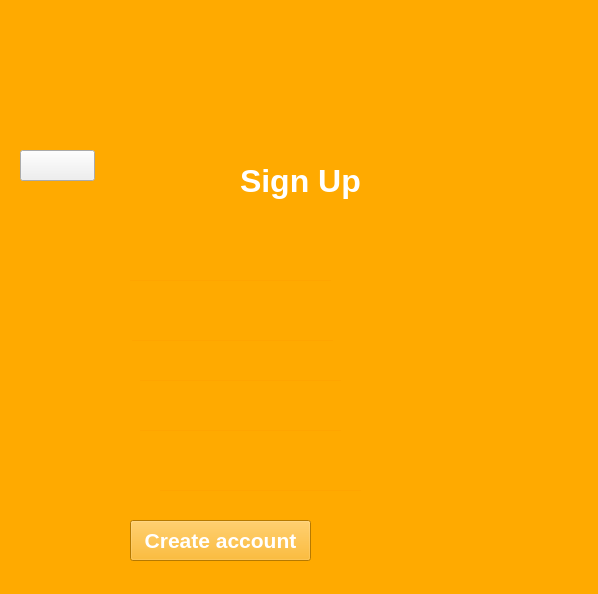
<?xml version="1.0" encoding="UTF-8"?>
<ui version="4.0">
 <class>MainWindow</class>
 <widget class="QMainWindow" name="MainWindow">
  <property name="geometry">
   <rect>
    <x>0</x>
    <y>0</y>
    <width>598</width>
    <height>594</height>
   </rect>
  </property>
  <property name="windowTitle">
   <string>MainWindow</string>
  </property>
  <property name="styleSheet">
   <string notr="true">QLineEdit{
background-color: rgb(255, 255, 255);
}
#centralwidget{
background-color:rgb(255, 170, 0);
}</string>
  </property>
  <widget class="QWidget" name="centralwidget">
   <widget class="QWidget" name="widget" native="true">
    <property name="geometry">
     <rect>
      <x>-40</x>
      <y>0</y>
      <width>651</width>
      <height>591</height>
     </rect>
    </property>
    <property name="tabletTracking">
     <bool>true</bool>
    </property>
    <property name="statusTip">
     <string notr="true"/>
    </property>
    <property name="styleSheet">
     <string notr="true">background-color: rgb(255, 255, 127);
background-color: rgb(85, 255, 255);
background-color: rgb(85, 255, 127);
background-color: rgb(170, 170, 255);
background-color: rgb(181, 181, 136);
background-color: rgb(191, 191, 191);
background-color: rgb(255, 255, 255);
QPushButton
{
background:red;
border-radus:15px;
}</string>
    </property>
    <widget class="QLabel" name="label">
     <property name="geometry">
      <rect>
       <x>60</x>
       <y>30</y>
       <width>131</width>
       <height>61</height>
      </rect>
     </property>
     <property name="font">
      <font>
       <pointsize>24</pointsize>
       <bold>true</bold>
      </font>
     </property>
     <property name="styleSheet">
      <string notr="true">background-color: rgb(255, 170, 0);
color: rgb(255, 255, 255);</string>
     </property>
     <property name="text">
      <string>Sign Up</string>
     </property>
    </widget>
    <widget class="QLabel" name="label_2">
     <property name="geometry">
      <rect>
       <x>50</x>
       <y>260</y>
       <width>101</width>
       <height>20</height>
      </rect>
     </property>
     <property name="font">
      <font>
       <pointsize>11</pointsize>
       <bold>true</bold>
      </font>
     </property>
     <property name="styleSheet">
      <string notr="true">color: rgb(255, 170, 0);</string>
     </property>
     <property name="text">
      <string>first Name</string>
     </property>
    </widget>
    <widget class="QLabel" name="label_3">
     <property name="geometry">
      <rect>
       <x>50</x>
       <y>320</y>
       <width>131</width>
       <height>20</height>
      </rect>
     </property>
     <property name="font">
      <font>
       <pointsize>12</pointsize>
       <italic>false</italic>
       <bold>true</bold>
       <underline>false</underline>
      </font>
     </property>
     <property name="styleSheet">
      <string notr="true">color: rgb(255, 170, 0);</string>
     </property>
     <property name="text">
      <string>last Name</string>
     </property>
    </widget>
    <widget class="QLabel" name="label_5">
     <property name="geometry">
      <rect>
       <x>50</x>
       <y>370</y>
       <width>81</width>
       <height>21</height>
      </rect>
     </property>
     <property name="font">
      <font>
       <pointsize>12</pointsize>
       <bold>true</bold>
      </font>
     </property>
     <property name="styleSheet">
      <string notr="true">color: rgb(255, 170, 0);</string>
     </property>
     <property name="text">
      <string>Login</string>
     </property>
    </widget>
    <widget class="QLabel" name="label_6">
     <property name="geometry">
      <rect>
       <x>50</x>
       <y>410</y>
       <width>111</width>
       <height>31</height>
      </rect>
     </property>
     <property name="font">
      <font>
       <pointsize>12</pointsize>
       <bold>true</bold>
      </font>
     </property>
     <property name="styleSheet">
      <string notr="true">color: rgb(255, 170, 0);</string>
     </property>
     <property name="text">
      <string>Password</string>
     </property>
    </widget>
    <widget class="QLineEdit" name="first_namefield">
     <property name="geometry">
      <rect>
       <x>170</x>
       <y>250</y>
       <width>201</width>
       <height>31</height>
      </rect>
     </property>
     <property name="styleSheet">
      <string notr="true">background:transparent;
border:none;
color:orange;
border-bottom:1px solid orange;
</string>
     </property>
     <property name="inputMethodHints">
      <set>Qt::ImhNone</set>
     </property>
     <property name="inputMask">
      <string/>
     </property>
    </widget>
    <widget class="QLineEdit" name="last_namefield">
     <property name="geometry">
      <rect>
       <x>172</x>
       <y>310</y>
       <width>201</width>
       <height>31</height>
      </rect>
     </property>
     <property name="styleSheet">
      <string notr="true">background:transparent;
border:none;
color:orange;
border-bottom:1px solid orange;
</string>
     </property>
    </widget>
    <widget class="QLineEdit" name="usernamefield">
     <property name="geometry">
      <rect>
       <x>180</x>
       <y>360</y>
       <width>201</width>
       <height>21</height>
      </rect>
     </property>
     <property name="styleSheet">
      <string notr="true">background:transparent;
border:none;
color:orange;
border-bottom:1px solid orange;
</string>
     </property>
    </widget>
    <widget class="QLineEdit" name="passwordfield">
     <property name="geometry">
      <rect>
       <x>180</x>
       <y>400</y>
       <width>201</width>
       <height>31</height>
      </rect>
     </property>
     <property name="styleSheet">
      <string notr="true">background:transparent;
border:none;
color:orange;
border-bottom:1px solid orange;
</string>
     </property>
     <property name="echoMode">
      <enum>QLineEdit::Password</enum>
     </property>
    </widget>
    <widget class="QLabel" name="label_7">
     <property name="geometry">
      <rect>
       <x>30</x>
       <y>20</y>
       <width>621</width>
       <height>111</height>
      </rect>
     </property>
     <property name="styleSheet">
      <string notr="true">image: url(:/newPrefix/images.png);
background-color: rgb(255, 170, 0);
color: rgb(255, 170, 0);</string>
     </property>
     <property name="text">
      <string/>
     </property>
    </widget>
    <widget class="QLabel" name="label_8">
     <property name="geometry">
      <rect>
       <x>280</x>
       <y>160</y>
       <width>131</width>
       <height>41</height>
      </rect>
     </property>
     <property name="font">
      <font>
       <pointsize>24</pointsize>
       <bold>true</bold>
      </font>
     </property>
     <property name="styleSheet">
      <string notr="true">background-color: rgb(255, 170, 0);
color: rgb(255, 255, 255);</string>
     </property>
     <property name="text">
      <string>Sign Up</string>
     </property>
    </widget>
    <widget class="QPushButton" name="btn_signup">
     <property name="geometry">
      <rect>
       <x>170</x>
       <y>520</y>
       <width>181</width>
       <height>41</height>
      </rect>
     </property>
     <property name="font">
      <font>
       <pointsize>16</pointsize>
       <bold>true</bold>
      </font>
     </property>
     <property name="styleSheet">
      <string notr="true">background-color: rgb(255, 170, 0);
color: rgb(255, 255, 255);
border-radus:15px;</string>
     </property>
     <property name="text">
      <string>Create account</string>
     </property>
    </widget>
    <widget class="QWidget" name="widget_2" native="true">
     <property name="geometry">
      <rect>
       <x>420</x>
       <y>270</y>
       <width>231</width>
       <height>191</height>
      </rect>
     </property>
     <property name="styleSheet">
      <string notr="true">background-color: rgb(255, 170, 0);</string>
     </property>
     <widget class="QLabel" name="label_4">
      <property name="geometry">
       <rect>
        <x>10</x>
        <y>10</y>
        <width>221</width>
        <height>171</height>
       </rect>
      </property>
      <property name="text">
       <string/>
      </property>
      <property name="pixmap">
       <pixmap resource="rsc.qrc">:/newPrefix/download.png</pixmap>
      </property>
     </widget>
    </widget>
    <widget class="QLabel" name="label_9">
     <property name="geometry">
      <rect>
       <x>50</x>
       <y>470</y>
       <width>141</width>
       <height>20</height>
      </rect>
     </property>
     <property name="font">
      <font>
       <pointsize>12</pointsize>
       <bold>true</bold>
      </font>
     </property>
     <property name="styleSheet">
      <string notr="true">color: rgb(255, 170, 0);</string>
     </property>
     <property name="text">
      <string>Confirm Password</string>
     </property>
    </widget>
    <widget class="QLineEdit" name="C_passwordfield">
     <property name="geometry">
      <rect>
       <x>200</x>
       <y>460</y>
       <width>201</width>
       <height>31</height>
      </rect>
     </property>
     <property name="styleSheet">
      <string notr="true">background:transparent;
border:none;
color:orange;
border-bottom:1px solid orange;
</string>
     </property>
     <property name="echoMode">
      <enum>QLineEdit::Password</enum>
     </property>
    </widget>
    <widget class="QPushButton" name="pushButton_9">
     <property name="geometry">
      <rect>
       <x>60</x>
       <y>150</y>
       <width>75</width>
       <height>31</height>
      </rect>
     </property>
     <property name="text">
      <string/>
     </property>
     <property name="icon">
      <iconset>
       <normaloff>icons8-flèche-gauche-52.png</normaloff>icons8-flèche-gauche-52.png</iconset>
     </property>
     <property name="iconSize">
      <size>
       <width>48</width>
       <height>36</height>
      </size>
     </property>
    </widget>
    <widget class="QLabel" name="error2">
     <property name="geometry">
      <rect>
       <x>170</x>
       <y>290</y>
       <width>181</width>
       <height>16</height>
      </rect>
     </property>
     <property name="text">
      <string/>
     </property>
    </widget>
    <widget class="QLabel" name="error3">
     <property name="geometry">
      <rect>
       <x>170</x>
       <y>350</y>
       <width>201</width>
       <height>16</height>
      </rect>
     </property>
     <property name="text">
      <string/>
     </property>
    </widget>
    <widget class="QLabel" name="error5">
     <property name="geometry">
      <rect>
       <x>190</x>
       <y>440</y>
       <width>181</width>
       <height>16</height>
      </rect>
     </property>
     <property name="text">
      <string/>
     </property>
    </widget>
    <widget class="QLabel" name="error1">
     <property name="geometry">
      <rect>
       <x>180</x>
       <y>390</y>
       <width>181</width>
       <height>16</height>
      </rect>
     </property>
     <property name="text">
      <string/>
     </property>
    </widget>
    <widget class="QLabel" name="error6">
     <property name="geometry">
      <rect>
       <x>200</x>
       <y>500</y>
       <width>181</width>
       <height>16</height>
      </rect>
     </property>
     <property name="text">
      <string/>
     </property>
    </widget>
    <widget class="QLabel" name="label_15">
     <property name="geometry">
      <rect>
       <x>180</x>
       <y>570</y>
       <width>181</width>
       <height>16</height>
      </rect>
     </property>
     <property name="text">
      <string/>
     </property>
    </widget>
    <widget class="QLabel" name="error">
     <property name="geometry">
      <rect>
       <x>190</x>
       <y>570</y>
       <width>181</width>
       <height>16</height>
      </rect>
     </property>
     <property name="text">
      <string/>
     </property>
    </widget>
   </widget>
  </widget>
 </widget>
 <resources>
  <include location="rsc.qrc"/>
 </resources>
 <connections/>
</ui>
